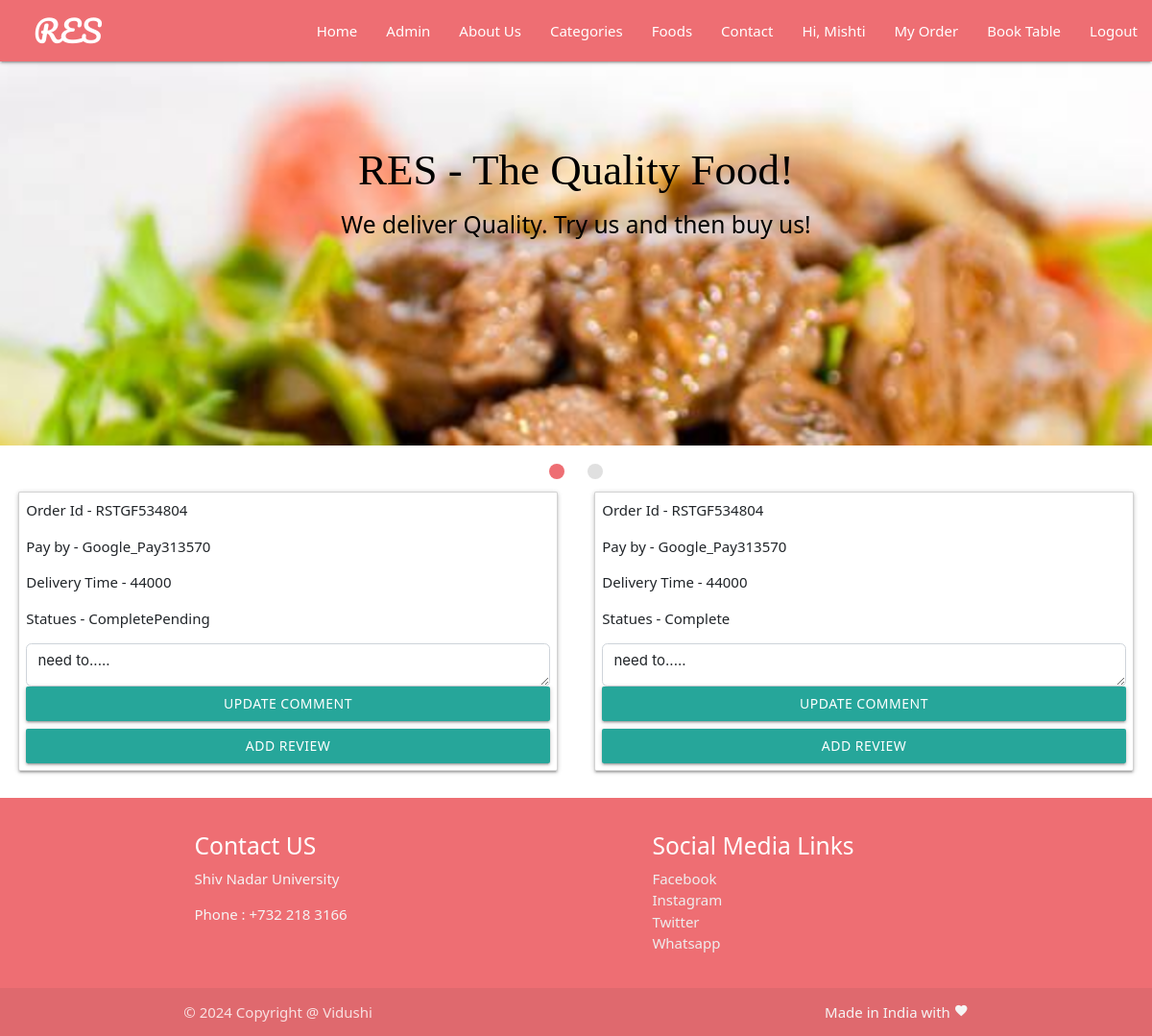
Screenshot of /order.php (signed in) with the database file from the repository.
### tables this page shows
CREATE TABLE `orders` (
  `id` int(11) NOT NULL,
  `order_id` varchar(20) NOT NULL,
  `user_id` varchar(10) NOT NULL,
  `food_id` varchar(10) NOT NULL,
  `user_name` varchar(100) NOT NULL,
  `comment` varchar(255) DEFAULT NULL,
  `payment` varchar(255) DEFAULT NULL,
  `review` varchar(255) DEFAULT NULL,
  `timestamp` varchar(50) NOT NULL,
  `Time` varchar(20) DEFAULT NULL,
  `Statues` varchar(20) DEFAULT NULL
);

### order.php (the view, shortened to what this page needs)
<?php
require('backends/connection-pdo.php');
$user_id = $_SESSION['user_id'];
    $sql = "SELECT * FROM orders WHERE user_id = ?";
    $query  = $pdoconn->prepare($sql);
    $query->execute([$user_id]);
$arr_all = $query->fetchAll(PDO::FETCH_ASSOC);
?>
<!DOCTYPE html>
<html lang="en">
<head>
    <link href="https://cdn.jsdelivr.net/npm/bootstrap@5.2.3/dist/css/bootstrap.min.css" rel="stylesheet"
>
    <link rel="stylesheet" href="https://cdnjs.cloudflare.com/ajax/libs/materialize/1.0.0/css/materialize.min.css">
    <link rel="stylesheet" href="css/style.css">
</head>
<body>
    <?php require('chunks/navbar.php'); ?>
    <?php require('chunks/banner-slider.php'); ?>
    <?php for ($i=1; $i <= count($arr_all); ) { ?>
    <div class="row">
        <?php for ($j=1; $j <= 3; $j++) { ?>
            <?php if ($i+$j-2 == count($arr_all)) {
                break;
            }  ?>
        <div class="col-6">
            <div class="card p-2 m-2">
                <p>Order Id - <?php echo $arr_all[$i+$j-2]['order_id']; ?></p>
                <p>Pay by - <?php echo $arr_all[$i+$j-2]['payment']; ?></p>
                <p>Delivery Time - <?php echo $arr_all[$i+$j-2]['Time']; ?></p>
                <p>Statues - <?php echo $arr_all[$i+$j-2]['Statues']; ?></p>
                <form action="./update_order.php" method="POST">
                    <textarea class="form-control" name="comment1"><?php echo $arr_all[$i+$j-2]['comment']; ?></textarea>
                    <button class="btn btn-primary w-100" name="comment">Update Comment</button>
                </form>
                <button type="button" class="btn btn-primary mt-2" data-bs-toggle="modal"
                    data-bs-target="#staticBackdrop">
                    Add Review </button>
            </div>
        </div>
        <?php } ?>
        <?php $i = $i + 3; ?>
    </div>
    <?php
				}
		?>
    <?php require('chunks/footer.php'); ?>
</body>
</html>

### rows the page displays
orders: order "RSTGF534804", payment "Google_Pay313570", Time "44000", Statues "CompletePending", comment1 "need to....."
orders: order "RSTGF534804", payment "Google_Pay313570", Time "44000", Statues "Complete", comment1 "need to....."

### other values shown
$_SESSION['user'] "Mishti"
